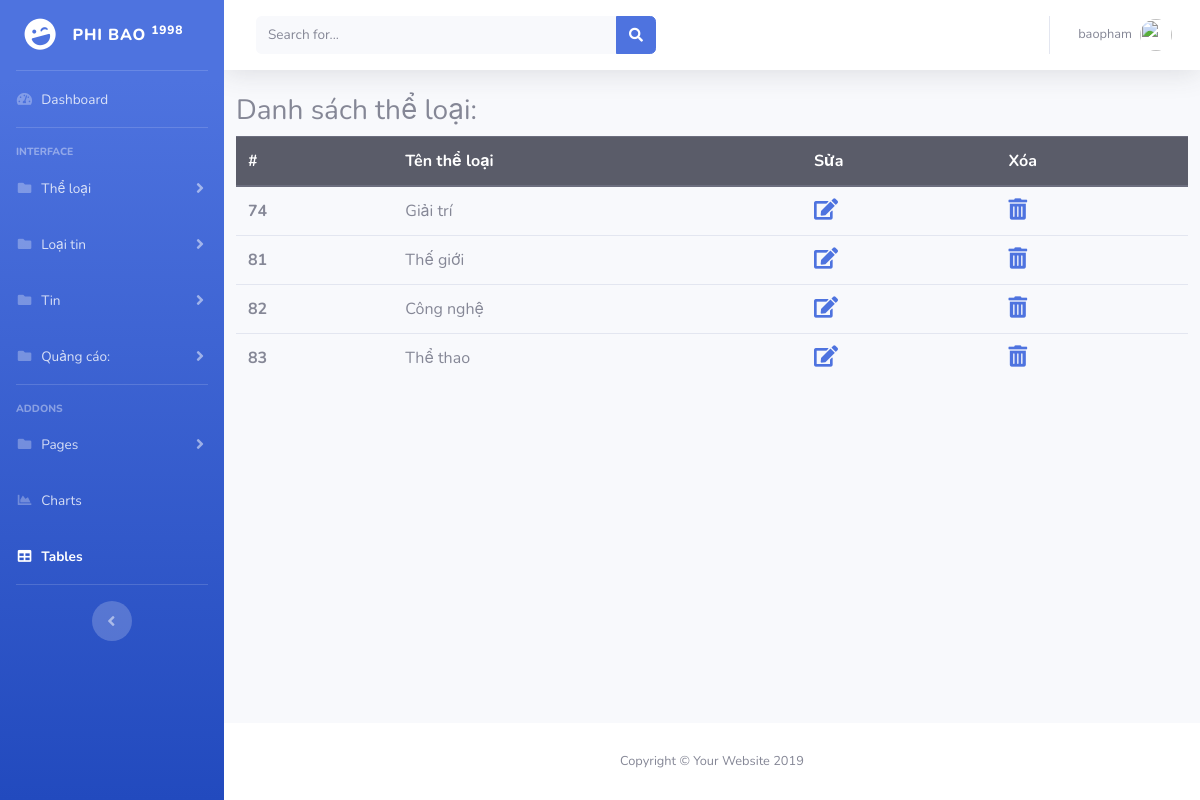
The page /admin_news/listTheLoai.php (signed in) on the database its author committed.
### tables this page shows
CREATE TABLE `theloai` (
  `id` int(11) NOT NULL,
  `Ten` varchar(200) NOT NULL,
  `TenKhongDau` varchar(200) NOT NULL
);

### admin_news/listTheLoai.php (the view, shortened to what this page needs)
<?php session_start();
	  include 'incl/header.php';
	  include 'connect/conn.php';
 ?>
	<div class="row">
		<h3>Danh sách thể loại:	</h3>
		<div class="table">
			<table class="table">
	  <thead class="thead-dark">
	    <tr>
	      <th scope="col">#</th>
	      <th scope="col">Tên thể loại</th>
	      <th scope="col">Sửa</th>
	      <th scope="col">Xóa</th>
	    </tr>
	  </thead>
	  <tbody>
	  		<?php
	  			$sql = "SELECT * FROM theloai";
	  			$result = mysqli_query($conn,$sql);
	  			if (mysqli_num_rows($result)>0) {
	  				while ($rows=mysqli_fetch_assoc($result)) {
	  				   ?>
	  				   <tr>
					      <th scope="row"><?php echo $rows['id']; ?></th>
					      <td><?php echo $rows['Ten']; ?></td>
					      <td><a href="SuaTheLoai.php?id=<?php echo $rows['id']; ?>"><i class="fas fa-edit fa-lg"></i></a></td>
					      <td><a href="XoaTheLoai.php?id=<?php echo $rows['id']; ?>"><i class="fas fa-trash-alt fa-lg"></i></a></td>
					    </tr>
	  				   <?php
	  				}
	  			}
  		 ?>
  </tbody>
</table>
	</div>
</div>
<?php include 'incl/footer.php'; ?>

### rows shown on the page
theloai: id "74", Ten "Giải trí"
theloai: id "81", Ten "Thế giới"
theloai: id "82", Ten "Công nghệ"
theloai: id "83", Ten "Thể thao"

### other values the page prints
$_SESSION['user'] "baopham"
